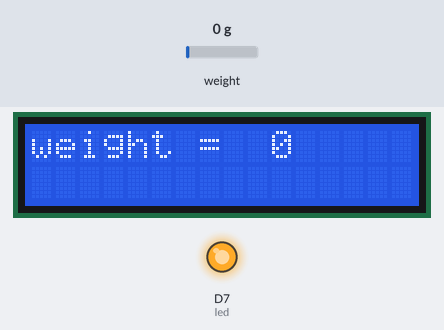
Recording of a sketch running on a simulated ESP8266 (NodeMCU). Parts: 16×2 character LCD, output pins drawn as LEDs (lit = HIGH). Inputs (shaded band) come from the test bench; at power-on: weight on the scale 0 g. WiFi joins after 1.5 s; servers stay silent unless stated; what the sketch prints to the serial monitor is not drawn.

Above: at 8.5 s.
8.6 s: weight on the scale set to 8 g
11.5 s: weight on the scale set to 11 g
At 15.2 s:
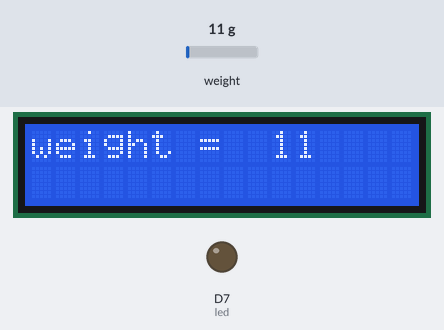
15.5 s: weight on the scale set to 100 g
At 18.3 s:
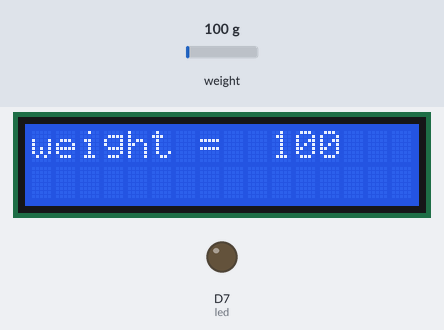
Timing chart, 0 to 19.8 s (numbered marks = the images above; inputs shaded):
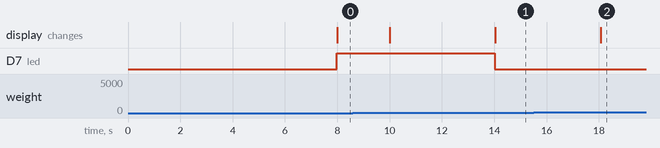

The sketch:

main.ino
```cpp
#include <Arduino.h>
#include "HX711.h"

#define BLYNK_TEMPLATE_ID "TMPL3G-LFnS8S"
#define BLYNK_TEMPLATE_NAME "iv bag"
#define BLYNK_AUTH_TOKEN "g4AZgvzK3531kTc3_FQtoB_LOZRHuVVa"

#define BLYNK_PRINT Serial
#include <ESP8266WiFi.h>
#include <BlynkSimpleEsp8266.h>

// HX711 circuit wiring
const int LOADCELL_DOUT_PIN = D6;
const int LOADCELL_SCK_PIN = D5;
#include <Wire.h>
#include <LiquidCrystal_I2C.h>
int sc1;
int led=D7;
int a=0,b=0;

LiquidCrystal_I2C lcd(0x27,16,2);
HX711 scale;

char ssid[] = "realme C15";
char pass[] = "Arya1234";

void setup() {
  Serial.begin(9600);
   lcd.init();
  lcd.backlight();
  pinMode(led,OUTPUT);
  digitalWrite(led,LOW);
  Blynk.begin(BLYNK_AUTH_TOKEN, ssid, pass);
  Serial.println("HX711 Demo");
  Serial.println("Initializing the scale");

  scale.begin(LOADCELL_DOUT_PIN, LOADCELL_SCK_PIN);

  Serial.println("Before setting up the scale:");
  Serial.print("read: \t\t");
  Serial.println(scale.read());      // print a raw reading from the ADC

  Serial.print("read average: \t\t");
  Serial.println(scale.read_average(20));   // print the average of 20 readings from the ADC

  Serial.print("get value: \t\t");
  Serial.println(scale.get_value(5));   // print the average of 5 readings from the ADC minus the tare weight (not set yet)

  Serial.print("get units: \t\t");
  Serial.println(scale.get_units(5), 1);  // print the average of 5 readings from the ADC minus tare weight (not set) divided
            // by the SCALE parameter (not set yet)

  scale.set_scale(233.588);
  //scale.set_scale(-471.497);                      // this value is obtained by calibrating the scale with known weights; see the README for details
  scale.tare();               // reset the scale to 0

}

void loop() {

  sc1 = scale.get_units(10);
  delay(1000);
  if(sc1<10)
  {
    Blynk.logEvent("iv_bag_notification");
   digitalWrite(led,HIGH);
  lcd.setCursor(0,0);
  lcd.print("weight =");
  lcd.setCursor(10,0);
  lcd.print(sc1);
  lcd.setCursor(11,0);
  lcd.print("     ");
  }
  else
  {
    a=0;
    digitalWrite(led,LOW);
  lcd.setCursor(0,0);
  lcd.print("weight =");
  lcd.setCursor(10,0);
  lcd.print(sc1);
  lcd.print("     ");
  }
}
```

Measured:
- the behaviour switches between 9 and 10 g on weight on the scale (found by bisection; images 0 and 1)
- after the input at 11.5 s, D7 (led): HIGH → LOW after 2.5 s; the display: changes after 2.5 s (image 1)
- after the input at 15.5 s, the display: changes after 2.6 s (image 2)
